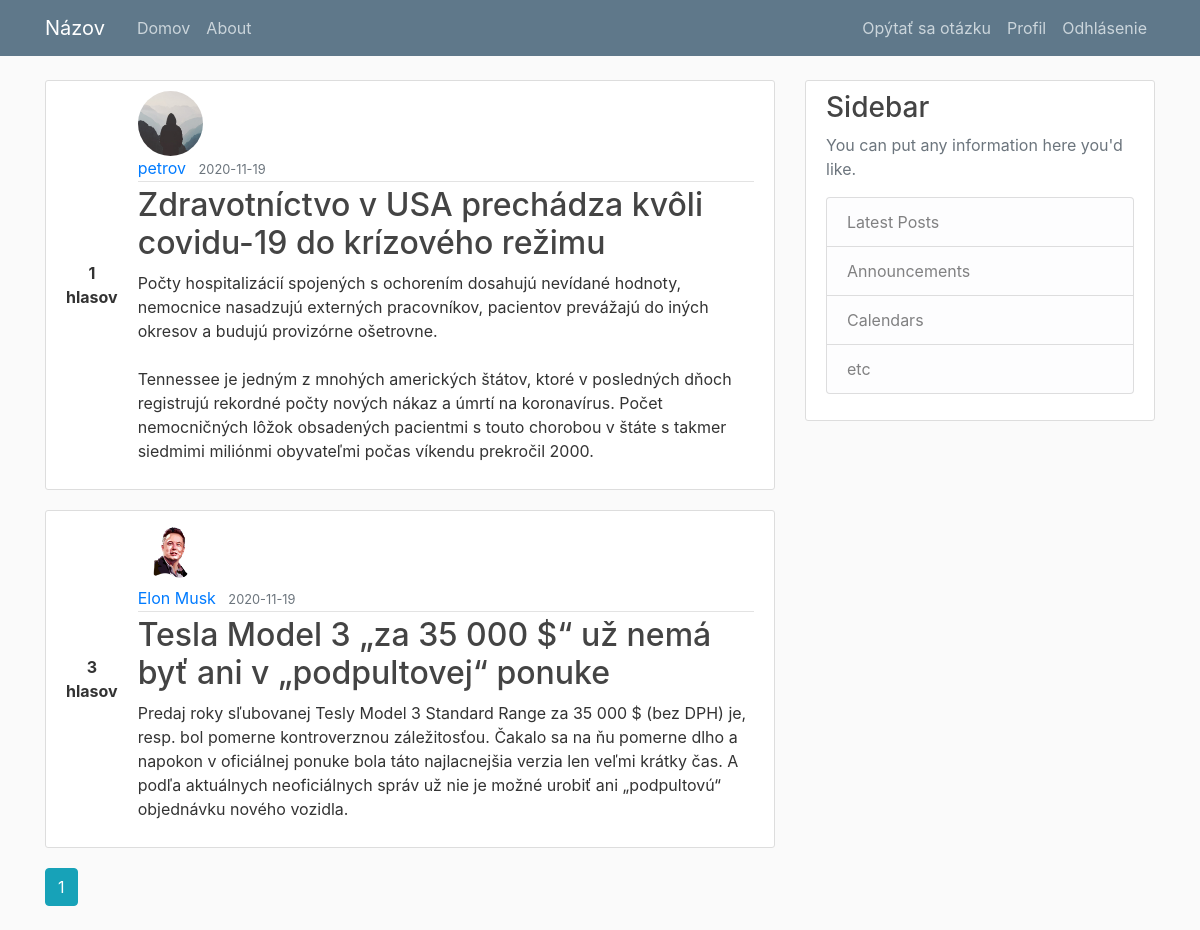
Screenshot of /home (signed in) with the database file from the repository.
### application/models.py (models this page shows, shortened)
class Post(db.Model):
    id = db.Column(db.Integer, primary_key=True)
    title =  db.Column(db.String(100), nullable=False)
    url = db.Column(db.String(250), nullable=False)
    date_posted = db.Column(db.DateTime, nullable=False, default=datetime.utcnow())
    content = db.Column(db.Text, nullable=False)
    user_id = db.Column(db.Integer, db.ForeignKey('user.id'), nullable=False)
    comments = db.relationship('Comment', backref='post', lazy=True)
    likes = db.relationship('PostLike', backref='post', lazy=True)
    trustworthy_submissions = db.relationship('TrustworthySubmission', backref='post', lazy=True)
    keywords = db.relationship('KeyWord', backref='post', lazy=True)
    votes = 0
    can_upvote = True
    can_downvote = True
    def set_votable(self):
        self.votes = 0
        for vote in self.likes:
            self.votes = self.votes + 1 if vote.is_upvote else self.votes - 1
        if current_user.is_authenticated:
            upvoted = PostLike.query.filter_by(post_id=self.id)\
                .filter_by(user_id=current_user.id).filter_by(is_upvote=True).count()
            downvoted = PostLike.query.filter_by(post_id=self.id)\
                .filter_by(user_id=current_user.id).filter_by(is_upvote=False).count()
            if upvoted-downvoted > 0:
                self.can_upvote = False
            if upvoted-downvoted < 0:
                self.can_downvote = False

class User(db.Model, UserMixin):
    id = db.Column(db.Integer, primary_key=True)
    username = db.Column(db.String(20), unique=True, nullable=False)
    email = db.Column(db.String(120), unique=True, nullable=False)
    image_file = db.Column(db.String(20), nullable=False, default='default.jpg')
    password = db.Column(db.String(60), nullable=False)
    posts = db.relationship('Post', backref='author', lazy=True)
    comments = db.relationship('Comment', backref='author', lazy=True)
    comment_likes = db.relationship('CommentLike', backref='user', lazy=True)
    post_likes = db.relationship('PostLike', backref='user', lazy=True)
    trustworthy_submissions = db.relationship('TrustworthySubmission', backref='user', lazy=True)

### application/main/routes.py (the view)
@main.route('/')
@main.route('/home')
def home():
    page = request.args.get('page', 1, type=int)
    posts = Post.query.order_by(Post.date_posted.desc()).paginate(page=page, per_page=5)
    for post in posts.items:
        post.set_votable()
    return render_template('home.html', posts=posts)

### application/models.py (called while the page is built)
@login_manager.user_loader
def load_user(user_id):
    return User.query.get(int(user_id))

### application/templates/home.html
{% extends "layout.html" %}
{% block content %}
{% for post in posts.items %}
<article class="media content-section">
  <div class="votes">
    <strong>{{ post.votes }}<br>hlasov</strong>
  </div>
  <div>
    <img class="rounded-circle article-img"
      src="{{ url_for('static', filename='profile_pics/' + post.author.image_file) }}">
    <div class="media-body">
      <div class="article-metadata">
        <a class="mr-2"
          href="{{ url_for('users.user_posts', username=post.author.username) }}">{{ post.author.username }}</a>
        <small class="text-muted">{{ post.date_posted.strftime('%Y-%m-%d') }}</small>
      </div>
      <h2><a class="article-title" href="{{ url_for('posts.post', post_id=post.id) }}">{{ post.title }}</a></h2>
      <p class="article-content">{{ post.content }}</p>
    </div>
  </div>
</article>
{% endfor %}
{% for page_num in posts.iter_pages(left_edge=1, right_edge=1, left_current=1, right_current=2) %}
{% if page_num %}
{% if posts.page == page_num %}
<a class="btn btn-info mb-4" href="{{ url_for('main.home', page=page_num) }}">{{ page_num }}</a>
{% else %}
<a class="btn btn-outline-info mb-4" href="{{ url_for('main.home', page=page_num) }}">{{ page_num }}</a>
{% endif %}
{% else %}
. . .
{% endif %}
{% endfor %}
{% endblock content %}

### application/static/main.css (style rules this page uses)
body { background: #fafafa; color: #333333; margin-top: 5rem; }
h1, h2, h3, h4, h5, h6 { color: #444444; }
.content-section { background: #ffffff; padding: 10px 20px; border: 1px solid #dddddd; border-radius: 3px; margin-bottom: 20px; }
.article-title { color: #444444; }
.article-content { white-space: pre-line; }
.article-img { height: 65px; width: 65px; margin-right: 16px; }
.article-metadata { padding-bottom: 1px; margin-bottom: 4px; border-bottom: 1px solid #e3e3e3; }
.votes { padding-right: 20px; align-self: center; text-align: center; }
.votes * { display: block; text-align: center; }

### rows the page displays
Post: votes "1", image_file (placeholder picture), author.username "petrov", date_posted "2020-11-19", title "Zdravotníctvo v USA prechádza kvôli covidu-19 do krízového režimu", content "Počty hospitalizácií spojených s ochorením dosahujú nevídané hodnoty, nemocnice nasadzujú externých pracovníkov, pacientov prevážajú do iných okresov a budujú provizórne ošetrovne. Tennessee je jedným z mnohých amerických štátov, ktoré v posledných dňoch registrujú rekordné počty nových nákaz a úmrtí na koronavírus. Počet nemocničných lôžok obsadených pacientmi s touto chorobou v štáte s takmer siedmimi miliónmi obyvateľmi počas víkendu prekročil 2000."
Post: votes "3", image_file (picture), author.username "Elon Musk", date_posted "2020-11-19", title "Tesla Model 3 „za 35 000 $“ už nemá byť ani v „podpultovej“ ponuke", content "Predaj roky sľubovanej Tesly Model 3 Standard Range za 35 000 $ (bez DPH) je, resp. bol pomerne kontroverznou záležitosťou. Čakalo sa na ňu pomerne dlho a napokon v oficiálnej ponuke bola táto najlacnejšia verzia len veľmi krátky čas. A podľa aktuálnych neoficiálnych správ už nie je možné urobiť ani „podpultovú“ objednávku nového vozidla."

### other values shown
{{ page_num }} "1"
